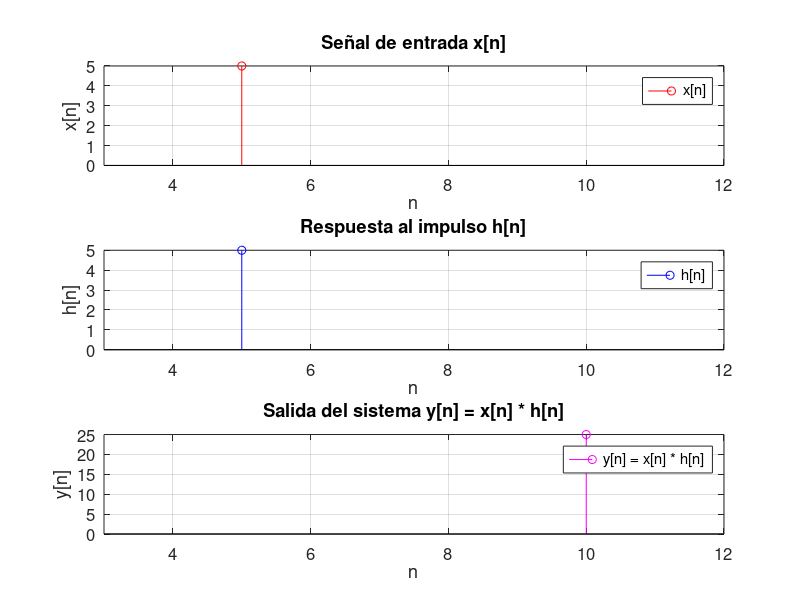

MATLAB code for this plot:
% Limpiar variables y pantalla
clc;
clear;
close all;



% x[n]
x =  input('Ingrese los valores de la señal x[n] como vector (ej: [4 6 4]): '); %[4 6 4];
nx = input('Ingrese el rango de índices (ej: 1:3): '); %(1:3);


% h[n]
h = input('Ingrese los valores de la señal h[n] como vector (ej: [2 6]): '); % [2 6];
nh = input('Ingrese el rango de índices (ej: 7:8): '); %(7:8);


% Convolucion
y = conv(x,h);
ny = ((nx(1)+nh(1)):(nx(end)+nh(end)));

% Escalas
a = min([nx nh ny])-2;
b = max([nx nh ny])+2;

% Graficos
figure('Name', 'TP1', 'NumberTitle', 'off');


% Primer Grafico
subplot(3,1,1);
stem(nx,x, 'r');
legend('x[n]');
title('Señal de entrada x[n]');
set(gca, 'FontSize', 12);
xlabel('n');
ylabel('x[n]');
grid on;
xlim([a,b])

% Segundo Grafico
subplot(3,1,2);
stem(nh,h, 'b');
legend('h[n]');
title('Respuesta al impulso h[n]');
set(gca, 'FontSize', 12);
xlabel('n');
ylabel('h[n]');
grid on;
xlim([a,b])

% Tercer Grafico
subplot(3,1,3);
stem(ny, y, 'm');
legend('y[n] = x[n] * h[n]');
title('Salida del sistema y[n] = x[n] * h[n]');
set(gca, 'FontSize', 12);
xlabel('n');
ylabel('y[n]');
grid on;
xlim([a,b])
